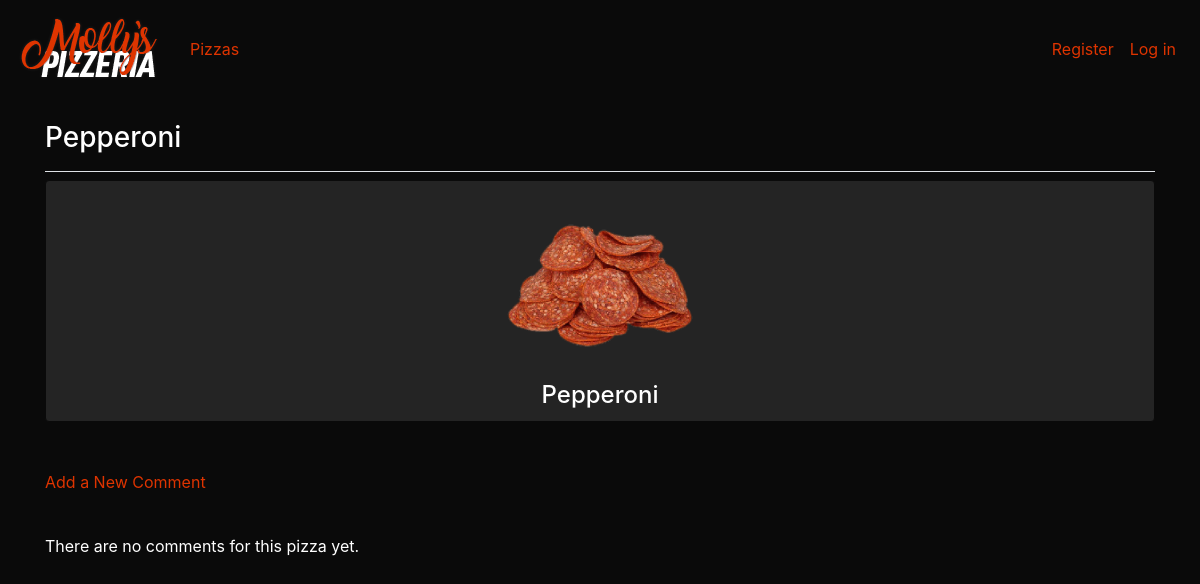
/pizza/1/, run on an earlier commit of the app's database.
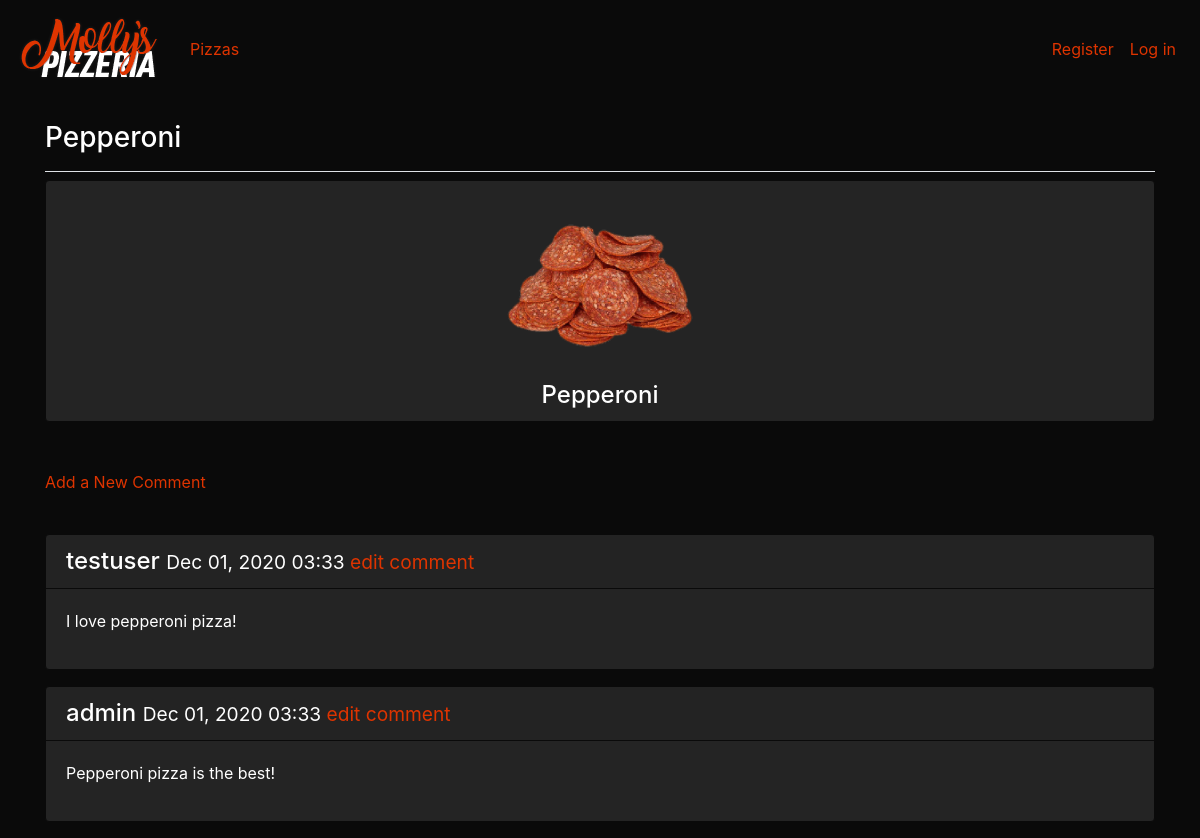
And on a later commit of the database.
### pizza_app/models.py (models this page shows, shortened)
class Pizza(models.Model):
    name = models.CharField(max_length=200)
    image = models.ImageField(upload_to="pizzas", default='Cheese.png')
    def __str__(self):
        return self.name

class Topping(models.Model):
    name = models.CharField(max_length=200)
    pizza = models.ForeignKey(Pizza, on_delete=models.CASCADE)
    image = models.ImageField(upload_to="toppings", default='Pepperoni.png')
    def __str__(self):
        return self.name

class Comment(models.Model):
    pizza = models.ForeignKey(Pizza, on_delete=models.CASCADE)
    author = models.ForeignKey(User, on_delete=models.CASCADE)
    username = models.CharField(max_length=200)
    text = models.TextField()
    date_posted = models.DateTimeField(auto_now_add=True)

### pizza_app/views.py (the view)
# urls.py: path('pizza/<int:pizza_id>/', views.pizza, name='pizza'),
def pizza(request, pizza_id):
    pizza = Pizza.objects.get(id=pizza_id)
    toppings = pizza.topping_set.order_by('-name')
    comments = pizza.comment_set.order_by('-date_posted')
    context = {'pizza':pizza, 'comments':comments, 'toppings':toppings}
    return render(request, 'pizza_app/pizza.html', context)

### pizza_app/templates/pizza_app/pizza.html
{% extends 'pizza_app/base.html' %}
{% load static %}
{% block styles %}
    <link rel="stylesheet" href="{% static 'pizza_app/css/pizzeria_theme.css' %}">
{% endblock %}
{% block page_header %}
    <h3>{{ pizza }}</h3>
{% endblock page_header %}
{% block content %}
    <div class="card-deck">
        {% for topping in toppings %}
            <div class="card">
                <div class="card-block">
                    <img src="{{ topping.image.url }}" style="width: 200px;" class="center">
                    <h4 class="card-title" style="text-align: center;">{{ topping }}
                    </h4>
                </div>
            </div>
        {% endfor %}
    </div>
    <br>
    <br>
    <p>
        <a href="{% url 'pizza_app:new_comment' pizza.id %}">Add a New Comment</a>
    </p>
    <br>
    {% for comment in comments %}
        <div class="card mb-3">
            <h4 class="card-header">
                {{ comment.author }}
            <small>
                {{ comment.date_posted|date:'M d, Y H:i' }}
                <a href="{% url 'pizza_app:edit_comment' comment.id %}">
                edit comment</a></small>
            </h4>
            <div class="card-body">
                {{ comment.text|linebreaks }}
            </div>
        </div>
    {% empty %}
        <p>There are no comments for this pizza yet.</p>
    {% endfor %}
{% endblock content %}

### pizza_app/templates/pizza_app/base.html (shortened to what this page needs)
{% load bootstrap4 %}
{% load static %}
<!doctype html>
<html lang="en">
<head>
   {% bootstrap_css %}
   {% block styles %}{% endblock %}
</head>
<body>
   <nav class="navbar navbar-expand-md navbar-light bg-light mb-4">
       <a class="navbar-brand" href="{% url 'pizza_app:index'%}">
           <img src="{% static 'pizza_app/images/pizzeria_logo.png' %}"></a>
       <div class="collapse navbar-collapse" id="navbarCollapse">
           <ul class="navbar-nav mr-auto">
               <li class="nav-item">
                   <a class="nav-link" href="{% url 'pizza_app:pizzas'%}">
                       Pizzas</a>
                </li>
           </ul>
           <ul class="navbar-nav ml-auto">
                {% if user.is_authenticated %}
                <li class="nav-item">
                    <span class="navbar-text">Hello, {{ user.username }}.</span>
                </li>
                <li class="nav-item">
                    <a class="nav-link" href="{% url 'users:logout' %}">Log out</a>
                </li>
                {% else %}
                <li class="nav-item">
                    <a class="nav-link" href="{% url 'users:register' %}">Register</a>
                </li>
                <li class="nav-item">
                    <a class="nav-link" href="{% url 'users:login' %}">Log in</a>
                </li>
                {% endif %}
            </ul>
       </div>
   </nav>
   <main role="main" class="container">
       <div class="pb-2 mb-2 border-bottom">
           {% block page_header %}<link rel="stylesheet" type="text/css" href="static/pizza_app/css/pizzeria_theme.css"> {% endblock page_header %}
       </div>
       <div>
           {% block content %}{% endblock content %}
       </div>
   </main>
</body>
</html>

What changed in the data, as far as the page shows it:
added Comment: author "testuser", date_posted "Dec 01, 2020 03:33", text "I love pepperoni pizza!"
added Comment: author "admin", date_posted "Dec 01, 2020 03:33", text "Pepperoni pizza is the best!"
Also different on the page:
text no longer shown: "There are no comments for this pizza yet."
